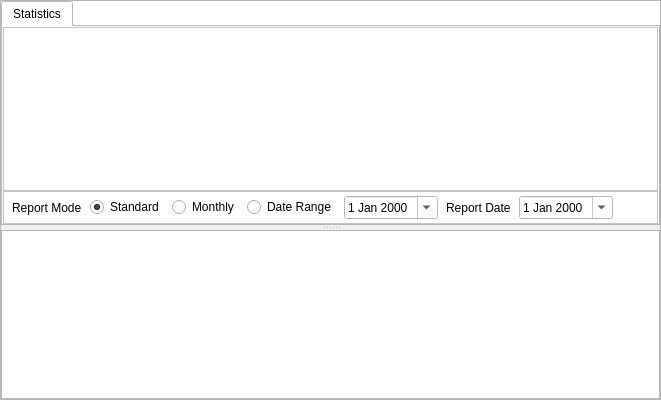
      <widget class="QSplitter" name="logsplitter">
       <property name="frameShape">
        <enum>QFrame::StyledPanel</enum>
       </property>
       <property name="orientation">
        <enum>Qt::Vertical</enum>
       </property>
       <widget class="QTabWidget" name="tabWidget">
        <property name="sizePolicy">
         <sizepolicy hsizetype="Expanding" vsizetype="Expanding">
          <horstretch>0</horstretch>
          <verstretch>0</verstretch>
         </sizepolicy>
        </property>
        <property name="maximumSize">
         <size>
          <width>16777215</width>
          <height>16777215</height>
         </size>
        </property>
        <property name="palette">
         <palette>
          <active>
           <colorrole role="WindowText">
            <brush brushstyle="SolidPattern">
             <color alpha="255">
              <red>0</red>
              <green>0</green>
              <blue>0</blue>
             </color>
            </brush>
           </colorrole>
           <colorrole role="Button">
            <brush brushstyle="SolidPattern">
             <color alpha="255">
              <red>255</red>
              <green>255</green>
              <blue>255</blue>
             </color>
            </brush>
           </colorrole>
           <colorrole role="Light">
            <brush brushstyle="SolidPattern">
             <color alpha="255">
              <red>255</red>
              <green>255</green>
              <blue>255</blue>
             </color>
            </brush>
           </colorrole>
           <colorrole role="Midlight">
            <brush brushstyle="SolidPattern">
             <color alpha="255">
              <red>255</red>
              <green>255</green>
              <blue>255</blue>
             </color>
            </brush>
           </colorrole>
           <colorrole role="Dark">
            <brush brushstyle="SolidPattern">
             <color alpha="255">
              <red>127</red>
              <green>127</green>
              <blue>127</blue>
             </color>
            </brush>
           </colorrole>
           <colorrole role="Mid">
            <brush brushstyle="SolidPattern">
             <color alpha="255">
              <red>170</red>
              <green>170</green>
              <blue>170</blue>
             </color>
            </brush>
           </colorrole>
           <colorrole role="Text">
            <brush brushstyle="SolidPattern">
             <color alpha="255">
              <red>0</red>
              <green>0</green>
              <blue>0</blue>
             </color>
            </brush>
           </colorrole>
           <colorrole role="BrightText">
            <brush brushstyle="SolidPattern">
             <color alpha="255">
              <red>255</red>
              <green>255</green>
              <blue>255</blue>
             </color>
            </brush>
           </colorrole>
           <colorrole role="ButtonText">
            <brush brushstyle="SolidPattern">
             <color alpha="255">
              <red>0</red>
              <green>0</green>
              <blue>0</blue>
             </color>
            </brush>
           </colorrole>
           <colorrole role="Base">
            <brush brushstyle="SolidPattern">
             <color alpha="255">
              <red>255</red>
              <green>255</green>
              <blue>255</blue>
             </color>
            </brush>
           </colorrole>
           <colorrole role="Window">
            <brush brushstyle="SolidPattern">
             <color alpha="255">
              <red>255</red>
              <green>255</green>
              <blue>255</blue>
             </color>
            </brush>
           </colorrole>
           <colorrole role="AlternateBase">
            <brush brushstyle="SolidPattern">
             <color alpha="255">
              <red>255</red>
              <green>255</green>
              <blue>255</blue>
             </color>
            </brush>
           </colorrole>
           <colorrole role="ToolTipBase">
            <brush brushstyle="SolidPattern">
             <color alpha="255">
              <red>255</red>
              <green>255</green>
              <blue>220</blue>
             </color>
            </brush>
           </colorrole>
           <colorrole role="ToolTipText">
            <brush brushstyle="SolidPattern">
             <color alpha="255">
              <red>0</red>
              <green>0</green>
              <blue>0</blue>
             </color>
            </brush>
           </colorrole>
          </active>
          <inactive>
           <colorrole role="WindowText">
            <brush brushstyle="SolidPattern">
             <color alpha="255">
              <red>0</red>
              <green>0</green>
              <blue>0</blue>
             </color>
            </brush>
           </colorrole>
           <colorrole role="Button">
            <brush brushstyle="SolidPattern">
             <color alpha="255">
              <red>255</red>
              <green>255</green>
              <blue>255</blue>
             </color>
            </brush>
           </colorrole>
           <colorrole role="Light">
            <brush brushstyle="SolidPattern">
             <color alpha="255">
              <red>255</red>
              <green>255</green>
              <blue>255</blue>
             </color>
            </brush>
           </colorrole>
           <colorrole role="Midlight">
            <brush brushstyle="SolidPattern">
             <color alpha="255">
              <red>255</red>
              <green>255</green>
              <blue>255</blue>
             </color>
            </brush>
           </colorrole>
           <colorrole role="Dark">
            <brush brushstyle="SolidPattern">
             <color alpha="255">
              <red>127</red>
              <green>127</green>
              <blue>127</blue>
             </color>
            </brush>
           </colorrole>
           <colorrole role="Mid">
            <brush brushstyle="SolidPattern">
             <color alpha="255">
              <red>170</red>
              <green>170</green>
              <blue>170</blue>
             </color>
            </brush>
           </colorrole>
           <colorrole role="Text">
            <brush brushstyle="SolidPattern">
             <color alpha="255">
              <red>0</red>
              <green>0</green>
              <blue>0</blue>
             </color>
            </brush>
           </colorrole>
           <colorrole role="BrightText">
            <brush brushstyle="SolidPattern">
             <color alpha="255">
              <red>255</red>
              <green>255</green>
              <blue>255</blue>
             </color>
            </brush>
           </colorrole>
           <colorrole role="ButtonText">
            <brush brushstyle="SolidPattern">
             <color alpha="255">
              <red>0</red>
              <green>0</green>
              <blue>0</blue>
             </color>
            </brush>
           </colorrole>
           <colorrole role="Base">
            <brush brushstyle="SolidPattern">
             <color alpha="255">
              <red>255</red>
              <green>255</green>
              <blue>255</blue>
             </color>
            </brush>
           </colorrole>
           <colorrole role="Window">
            <brush brushstyle="SolidPattern">
             <color alpha="255">
              <red>255</red>
              <green>255</green>
              <blue>255</blue>
             </color>
            </brush>
           </colorrole>
           <colorrole role="AlternateBase">
            <brush brushstyle="SolidPattern">
             <color alpha="255">
              <red>255</red>
              <green>255</green>
              <blue>255</blue>
             </color>
            </brush>
           </colorrole>
           <colorrole role="ToolTipBase">
            <brush brushstyle="SolidPattern">
             <color alpha="255">
              <red>255</red>
              <green>255</green>
              <blue>220</blue>
             </color>
            </brush>
           </colorrole>
           <colorrole role="ToolTipText">
            <brush brushstyle="SolidPattern">
             <color alpha="255">
              <red>0</red>
              <green>0</green>
              <blue>0</blue>
             </color>
            </brush>
           </colorrole>
          </inactive>
          <disabled>
           <colorrole role="WindowText">
            <brush brushstyle="SolidPattern">
             <color alpha="255">
              <red>127</red>
              <green>127</green>
              <blue>127</blue>
             </color>
            </brush>
           </colorrole>
           <colorrole role="Button">
            <brush brushstyle="SolidPattern">
             <color alpha="255">
              <red>255</red>
              <green>255</green>
              <blue>255</blue>
             </color>
            </brush>
           </colorrole>
           <colorrole role="Light">
            <brush brushstyle="SolidPattern">
             <color alpha="255">
              <red>255</red>
              <green>255</green>
              <blue>255</blue>
             </color>
            </brush>
           </colorrole>
           <colorrole role="Midlight">
            <brush brushstyle="SolidPattern">
             <color alpha="255">
              <red>255</red>
              <green>255</green>
              <blue>255</blue>
             </color>
            </brush>
           </colorrole>
           <colorrole role="Dark">
            <brush brushstyle="SolidPattern">
             <color alpha="255">
              <red>127</red>
              <green>127</green>
              <blue>127</blue>
             </color>
            </brush>
           </colorrole>
           <colorrole role="Mid">
            <brush brushstyle="SolidPattern">
             <color alpha="255">
              <red>170</red>
              <green>170</green>
              <blue>170</blue>
             </color>
            </brush>
           </colorrole>
           <colorrole role="Text">
            <brush brushstyle="SolidPattern">
             <color alpha="255">
              <red>127</red>
              <green>127</green>
              <blue>127</blue>
             </color>
            </brush>
           </colorrole>
           <colorrole role="BrightText">
            <brush brushstyle="SolidPattern">
             <color alpha="255">
              <red>255</red>
              <green>255</green>
              <blue>255</blue>
             </color>
            </brush>
           </colorrole>
           <colorrole role="ButtonText">
            <brush brushstyle="SolidPattern">
             <color alpha="255">
              <red>127</red>
              <green>127</green>
              <blue>127</blue>
             </color>
            </brush>
           </colorrole>
           <colorrole role="Base">
            <brush brushstyle="SolidPattern">
             <color alpha="255">
              <red>255</red>
              <green>255</green>
              <blue>255</blue>
             </color>
            </brush>
           </colorrole>
           <colorrole role="Window">
            <brush brushstyle="SolidPattern">
             <color alpha="255">
              <red>255</red>
              <green>255</green>
              <blue>255</blue>
             </color>
            </brush>
           </colorrole>
           <colorrole role="AlternateBase">
            <brush brushstyle="SolidPattern">
             <color alpha="255">
              <red>255</red>
              <green>255</green>
              <blue>255</blue>
             </color>
            </brush>
           </colorrole>
           <colorrole role="ToolTipBase">
            <brush brushstyle="SolidPattern">
             <color alpha="255">
              <red>255</red>
              <green>255</green>
              <blue>220</blue>
             </color>
            </brush>
           </colorrole>
           <colorrole role="ToolTipText">
            <brush brushstyle="SolidPattern">
             <color alpha="255">
              <red>0</red>
              <green>0</green>
              <blue>0</blue>
             </color>
            </brush>
           </colorrole>
          </disabled>
         </palette>
        </property>
        <property name="mouseTracking">
         <bool>true</bool>
        </property>
        <property name="autoFillBackground">
         <bool>true</bool>
        </property>
        <property name="tabPosition">
         <enum>QTabWidget::North</enum>
        </property>
        <property name="tabShape">
         <enum>QTabWidget::Rounded</enum>
        </property>
        <property name="currentIndex">
         <number>0</number>
        </property>
        <property name="documentMode">
         <bool>false</bool>
        </property>
        <property name="tabsClosable">
         <bool>false</bool>
        </property>
        <property name="movable">
         <bool>false</bool>
        </property>
        <widget class="QWidget" name="statisticsTab">
         <attribute name="title">
          <string>Statistics</string>
         </attribute>
         <layout class="QVBoxLayout" name="verticalLayout_7">
          <property name="spacing">
           <number>0</number>
          </property>
          <property name="leftMargin">
           <number>0</number>
          </property>
          <property name="topMargin">
           <number>0</number>
          </property>
          <property name="rightMargin">
           <number>0</number>
          </property>
          <property name="bottomMargin">
           <number>0</number>
          </property>
          <item>
           <widget class="MyTextBrowser" name="statisticsView"/>
          </item>
          <item>
           <widget class="QFrame" name="frame_3">
            <property name="sizePolicy">
             <sizepolicy hsizetype="Preferred" vsizetype="Minimum">
              <horstretch>0</horstretch>
              <verstretch>0</verstretch>
             </sizepolicy>
            </property>
            <property name="frameShape">
             <enum>QFrame::StyledPanel</enum>
            </property>
            <property name="frameShadow">
             <enum>QFrame::Raised</enum>
            </property>
            <layout class="QHBoxLayout" name="horizontalLayout_2">
             <property name="spacing">
              <number>8</number>
             </property>
             <property name="leftMargin">
              <number>8</number>
             </property>
             <property name="topMargin">
              <number>4</number>
             </property>
             <property name="rightMargin">
              <number>4</number>
             </property>
             <property name="bottomMargin">
              <number>4</number>
             </property>
             <item>
              <widget class="QLabel" name="reportModeLabel">
               <property name="text">
                <string>Report Mode</string>
               </property>
              </widget>
             </item>
             <item>
              <widget class="QRadioButton" name="reportModeStandard">
               <property name="toolTip">
                <string>Show Standard Report</string>
               </property>
               <property name="text">
                <string>Standard</string>
               </property>
               <property name="checked">
                <bool>true</bool>
               </property>
              </widget>
             </item>
             <item>
              <widget class="QRadioButton" name="reportModeMonthly">
               <property name="toolTip">
                <string>Show Monthly Report</string>
               </property>
               <property name="text">
                <string>Monthly</string>
               </property>
              </widget>
             </item>
             <item>
              <widget class="QRadioButton" name="reportModeRange">
               <property name="toolTip">
                <string>Show Range Report</string>
               </property>
               <property name="text">
                <string>Date Range</string>
               </property>
              </widget>
             </item>
             <item>
              <widget class="QDateEdit" name="statStartDate">
               <property name="sizePolicy">
                <sizepolicy hsizetype="Preferred" vsizetype="Minimum">
                 <horstretch>0</horstretch>
                 <verstretch>0</verstretch>
                </sizepolicy>
               </property>
               <property name="currentSection">
                <enum>QDateTimeEdit::MonthSection</enum>
               </property>
               <!--   this cause oscar to crash on start up with linus 20.04.o4
               <property name="displayFormat">
                <string>Qt::SystemLocaleShortDate</string>
               </property>
               -->
               <property name="calendarPopup">
                <bool>true</bool>
               </property>
              </widget>
             </item>
             <item>
              <widget class="QLabel" name="statEnableEndDisplay">
               <property name="toolTip">
                <string>Select Report Date</string>
               </property>
               <property name="text">
                <string>Report Date</string>
               </property>
              </widget>
             </item>
             <item>
              <widget class="QDateEdit" name="statEndDate">
               <property name="sizePolicy">
                <sizepolicy hsizetype="Preferred" vsizetype="Minimum">
                 <horstretch>0</horstretch>
                 <verstretch>0</verstretch>
                </sizepolicy>
               </property>
               <property name="currentSection">
                <enum>QDateTimeEdit::MonthSection</enum>
               </property>
               <!--   this cause oscar to crash on start up with linus 20.04.o4
               <property name="displayFormat">
                <string>Qt::SystemLocaleShortDate</string>
               </property>
               -->
               <property name="currentSectionIndex">
                <number>1</number>
               </property>
               <property name="calendarPopup">
                <bool>true</bool>
               </property>
              </widget>
             </item>
             <item>
              <spacer name="horizontalSpacer">
               <property name="orientation">
                <enum>Qt::Horizontal</enum>
               </property>
               <property name="sizeType">
                <enum>QSizePolicy::MinimumExpanding</enum>
               </property>
               <property name="sizeHint" stdset="0">
                <size>
                 <width>40</width>
                 <height>20</height>
                </size>
               </property>
              </spacer>
             </item>
            </layout>
           </widget>
          </item>
         </layout>
        </widget>
       </widget>
       <widget class="QPlainTextEdit" name="logText">
        <property name="readOnly">
         <bool>true</bool>
        </property>
       </widget>
      </widget>
